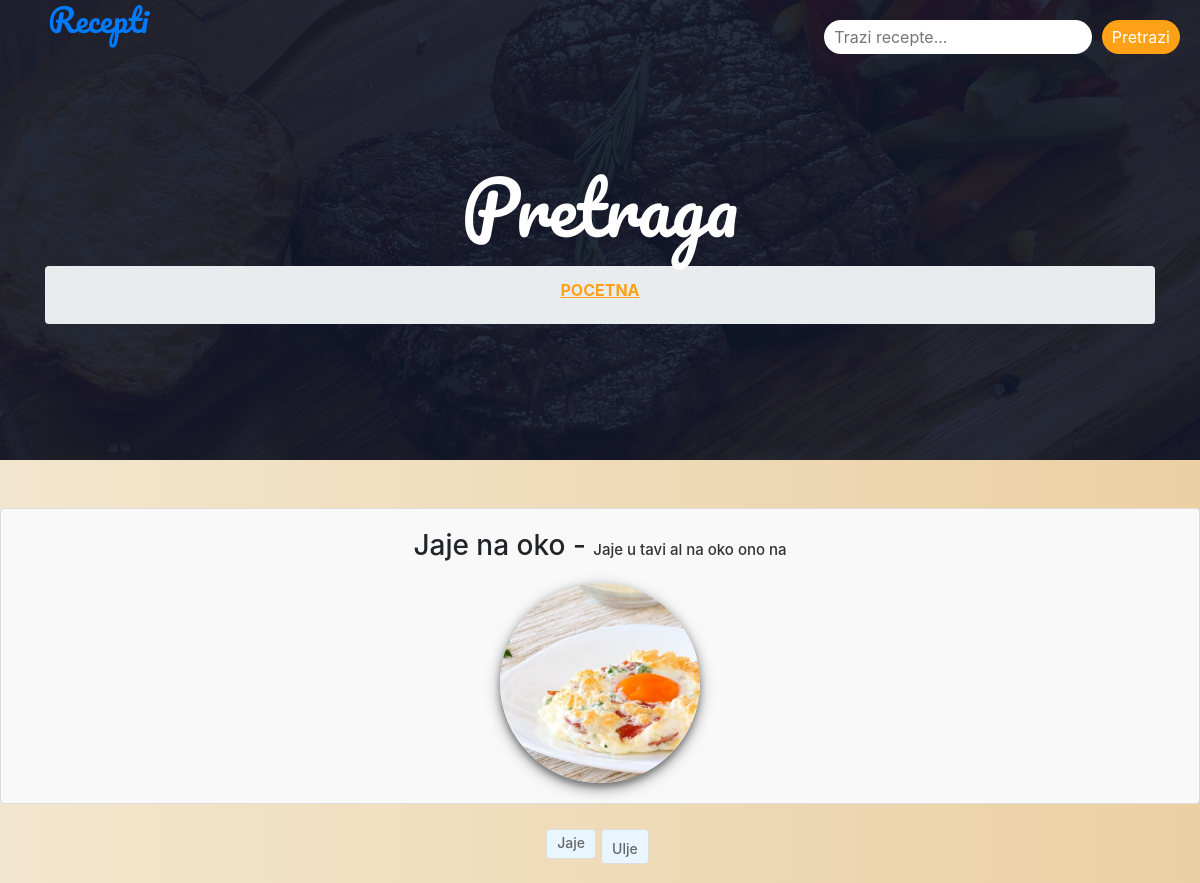
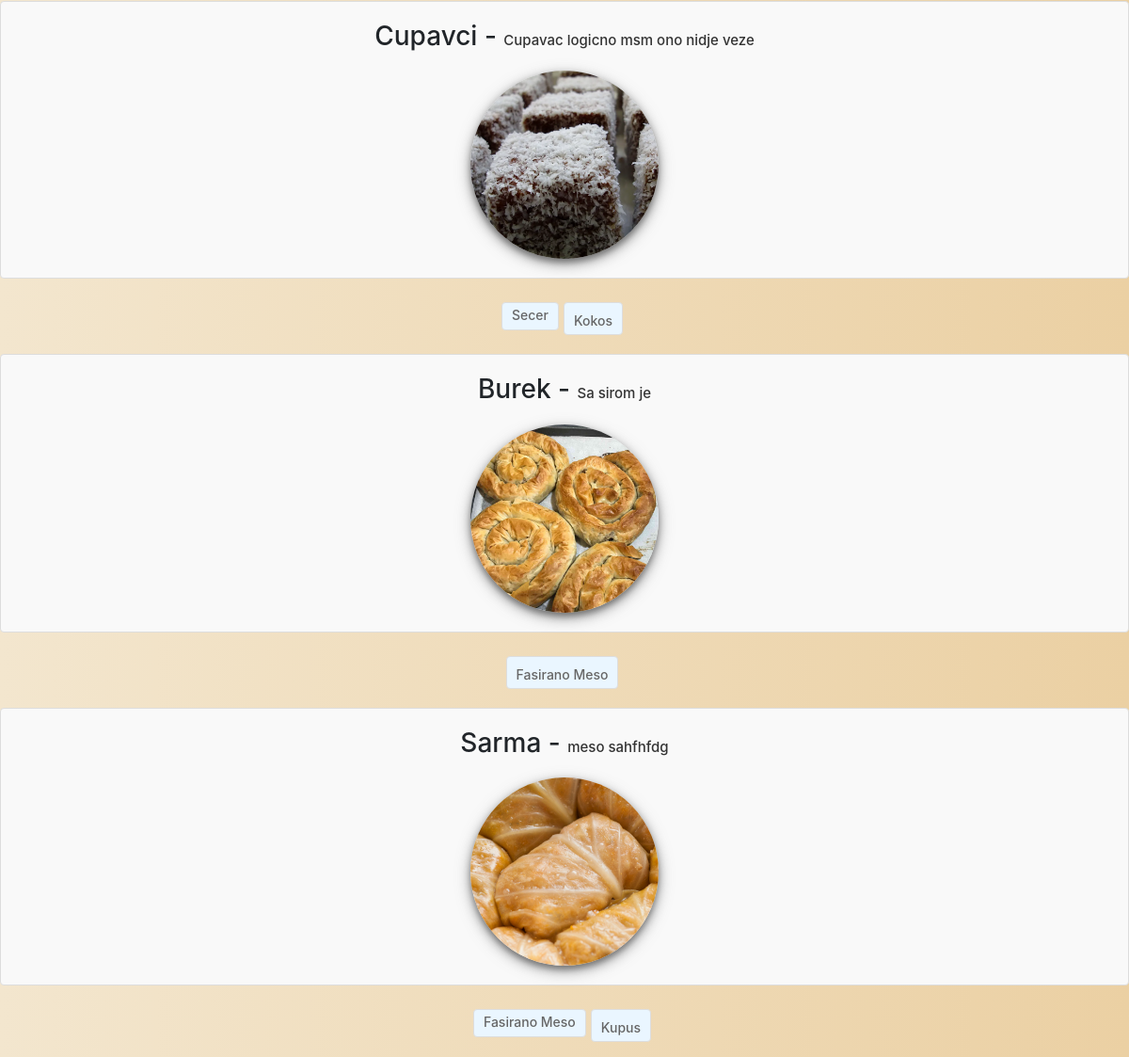
The app's page /pretraga_recepata with its own data (2 pictures, top to bottom).
### ReceptiApp/models.py (models this page shows, shortened)
class Recept(models.Model):
    naziv = models.CharField(max_length=100)
    opis = models.CharField(max_length=500)
    vrijeme_pripreme = models.TimeField(blank=True, null=True)
    sastojci = models.ManyToManyField(Sastojak, through='SastojakRecept')
    slika = models.ImageField(blank=True, null=True, upload_to='images')

class Sastojak(models.Model):
    naziv = models.CharField(max_length=100)
    voce = 'V'
    povrce = 'P'
    meso = 'M'
    zitarice = 'Z'
    mlijecni_jaja = 'L'
    bilje_zacini = 'B'
    ostali = 'O'
    ulje_mast = 'U'
    tipovi = [
        (voce, 'Voce'),
        (povrce, 'Povrce'),
        (meso, 'Meso'),
        (zitarice, 'Zitarice'),
        (mlijecni_jaja, 'Mlijeko i jaja'),
        (bilje_zacini, 'Biljni i zacini'),
        (ulje_mast, 'Ulje i masti'),
        (ostali, 'Ostali'),
    ]
    tip = models.CharField(max_length=1, choices=tipovi, default=ostali)

### ReceptiApp/views.py (the view)
# urls.py: path('pretraga_recepata', views.pretraga_recepata, name="pretraga_recepata"),
def pretraga_recepata(request):
    query = request.GET.get('q')
    if query:
        recepti = Recept.objects.filter(naziv__icontains=query) | Recept.objects.filter(opis__icontains=query)
    else:
        recepti = Recept.objects.all()
    context = {
        'recepti': recepti,
        'query': query
    }
    return render(request, 'pretraga_recepata.html', context)

### templates/pretraga_recepata.html (shortened to what this page needs)
{% load static %}
<!DOCTYPE html>
<html>
  <head>
 <link rel="stylesheet" type="text/css" href="{% static 'css/bootstrap.css' %}" />
        <link rel="stylesheet" href="{% static 'pretraga.css' %}">
  </head>
  <body>
    <div class="container-xxl position-relative p-0">
      <nav class="navbar navbar-expand-lg navbar-dark bg-dark px-4 px-lg-5 py-3 py-lg-0">
          <a href="" class="navbar-brand p-0">
              <h1 class="text-primary m-0">Recepti</h1>
          </a>
      </nav>
      <div class="container-xxl py-5 bg-dark hero-header mb-5">
        <div class="container text-center my-5 pt-5 pb-4">
            <h1 class="display-3 text-white mb-3 animated slideInDown">Pretraga</h1>
            <nav aria-label="breadcrumb">
                <ol class="breadcrumb justify-content-center text-uppercase">
                    <li class="breadcrumb-item"><a href="/">POCETNA</a></li>
                </ol>
            </nav>
        </div>
    </div>
</div>
    <div id="search-container">
      <form action="{% url 'pretraga_recepata' %}" method="get">
        <input type="text" id="search-bar" name="q" placeholder="Trazi recepte...">
        <button type="submit">Pretrazi</button>
      </form>
    </div>
    <ul id="tasks">
      {% for recept in recepti %}
        <li> <h3> {{recept.naziv}} - <a style="font-size: 15px"> {{recept.opis}} </a> </h3>
        <img style="width: 200px; height: 200px; object-fit: cover;" src="{{ recept.slika.url }}" alt="{{ recept.naziv }}" />
    </li>
    <ul>
    {% for sastojak in recept.sastojci.all %}
        <li> <h4>  {{ sastojak.naziv }} </h4></li>
    {% endfor %}
    </ul>
      {% empty %}
        <li>Nema reepata sa tim imenom.</li>
      {% endfor %}
    </ul>
  </body>
</html>

### static/pretraga.css (style rules this page uses)
:root { --primary: #FEA116; --light: #F1F8FF; --dark: #0F172B; }
@media (min-width: 992px) { .navbar-dark { position: absolute; width: 100%; top: 0; left: 0; z-index: 999; background: transparent !important; } }
.hero-header { background: linear-gradient(rgba(15, 23, 43, .9), rgba(15, 23, 43, .9)), var(--background-image); background-position: center; background-repeat: no-repeat; background-size: cover; }
body { background-color: #f5f5f5; background-image: linear-gradient(to right, #f3e6ce 0%, #ebd0a3 100%); }
h1 { font-family: 'Pacifico', cursive; color: #FEA116; font-size: 32px; text-align: center; margin-top: 20px; }
img { border-radius: 50%; box-shadow: 0 0 10px rgba(0, 0, 0, 0.2); }
ul { list-style-type: none; padding: 0; }
li { margin-bottom: 10px; }
a { color: #FEA116; text-decoration: none; transition: color 0.3s ease; }
.breadcrumb-item:first-child::before { content: " "; }
.breadcrumb-item:first-child a { color: rgba(254, 161, 22, 1); font-weight: bold; text-decoration: underline; }
.navbar-dark { background-color: #0F172B; }
#search-container { position: fixed; top: 20px; right: 20px; }
#search-bar { padding: 5px 10px; border-radius: 20px; border: none; outline: none; }
#search-container button { padding: 5px 10px; background-color: #FEA116; color: #FFFFFF; border: none; border-radius: 20px; margin-left: 5px; cursor: pointer; }
#tasks { list-style-type: none; padding: 0; display: grid; grid-template-columns: repeat(1, 1fr); grid-gap: 20px; }
#tasks li { margin-bottom: 0; background-color: #f9f9f9; border: 1px solid #ddd; border-radius: 4px; padding: 10px; display: flex; flex-direction: column; align-items: center; text-align: center; }
#tasks h3 { margin: 10px 0; }
#tasks h4 { margin: 0; font-size: 14px; color: #666; }
#tasks a { font-size: 14px; color: #333; text-decoration: none; }
#tasks img { width: 200px; height: 200px; object-fit: cover; margin-top: 10px; margin-bottom: 10px; box-shadow: 0 4px 6px rgba(61, 61, 61, 0.5), 0 5px 15px rgba(97, 97, 97, 0.6); }
#tasks ul { list-style-type: none; padding: 0; margin-top: 5px; display: flex; flex-wrap: wrap; justify-content: center; }
#tasks ul li { margin-bottom: 5px; margin-right: 5px; background-color: #eaf6ff; padding: 5px 10px; border-radius: 4px; }
#tasks li:last-child { margin-bottom: 0; padding-bottom: 5px; }
#tasks li:last-child:before { content: ""; display: block; height: 1px; background-color: #ccc; margin-top: 5px; }

### records on screen
Recept: naziv "Jaje na oko", opis "Jaje u tavi al na oko ono na", slika (picture)
Sastojak: naziv "Jaje"
Sastojak: naziv "Ulje"
Recept: naziv "Cupavci", opis "Cupavac logicno msm ono nidje veze", slika (picture)
Sastojak: naziv "Secer"
Sastojak: naziv "Kokos"
Recept: naziv "Burek", opis "Sa sirom je", slika (picture)
Sastojak: naziv "Fasirano Meso"
Recept: naziv "Sarma", opis "meso sahfhfdg", slika (picture)
Sastojak: naziv "Kupus"
